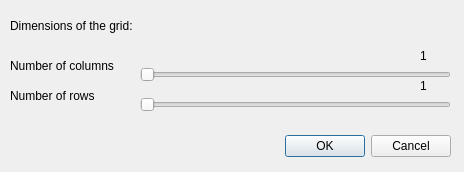
<?xml version="1.0" encoding="UTF-8"?>
<ui version="4.0">
 <class>Dialog</class>
 <widget class="QDialog" name="Dialog">
  <property name="geometry">
   <rect>
    <x>0</x>
    <y>0</y>
    <width>464</width>
    <height>172</height>
   </rect>
  </property>
  <property name="windowTitle">
   <string>Dialog</string>
  </property>
  <widget class="QDialogButtonBox" name="buttonBox">
   <property name="geometry">
    <rect>
     <x>270</x>
     <y>130</y>
     <width>181</width>
     <height>32</height>
    </rect>
   </property>
   <property name="orientation">
    <enum>Qt::Horizontal</enum>
   </property>
   <property name="standardButtons">
    <set>QDialogButtonBox::Cancel|QDialogButtonBox::Ok</set>
   </property>
  </widget>
  <widget class="QLabel" name="label">
   <property name="geometry">
    <rect>
     <x>10</x>
     <y>50</y>
     <width>131</width>
     <height>31</height>
    </rect>
   </property>
   <property name="text">
    <string>Number of columns</string>
   </property>
  </widget>
  <widget class="QLabel" name="label_2">
   <property name="geometry">
    <rect>
     <x>10</x>
     <y>80</y>
     <width>131</width>
     <height>31</height>
    </rect>
   </property>
   <property name="text">
    <string>Number of rows</string>
   </property>
  </widget>
  <widget class="QLabel" name="label_3">
   <property name="geometry">
    <rect>
     <x>10</x>
     <y>10</y>
     <width>201</width>
     <height>31</height>
    </rect>
   </property>
   <property name="text">
    <string>Dimensions of the grid:</string>
   </property>
  </widget>
  <widget class="QSlider" name="hslider_col">
   <property name="geometry">
    <rect>
     <x>140</x>
     <y>60</y>
     <width>311</width>
     <height>29</height>
    </rect>
   </property>
   <property name="focusPolicy">
    <enum>Qt::ClickFocus</enum>
   </property>
   <property name="minimum">
    <number>1</number>
   </property>
   <property name="maximum">
    <number>30</number>
   </property>
   <property name="singleStep">
    <number>1</number>
   </property>
   <property name="value">
    <number>1</number>
   </property>
   <property name="orientation">
    <enum>Qt::Horizontal</enum>
   </property>
  </widget>
  <widget class="QSlider" name="hslider_row">
   <property name="geometry">
    <rect>
     <x>140</x>
     <y>90</y>
     <width>311</width>
     <height>29</height>
    </rect>
   </property>
   <property name="focusPolicy">
    <enum>Qt::ClickFocus</enum>
   </property>
   <property name="minimum">
    <number>1</number>
   </property>
   <property name="maximum">
    <number>30</number>
   </property>
   <property name="singleStep">
    <number>1</number>
   </property>
   <property name="value">
    <number>1</number>
   </property>
   <property name="orientation">
    <enum>Qt::Horizontal</enum>
   </property>
  </widget>
  <widget class="QLabel" name="row_label">
   <property name="geometry">
    <rect>
     <x>420</x>
     <y>70</y>
     <width>31</width>
     <height>31</height>
    </rect>
   </property>
   <property name="text">
    <string>1</string>
   </property>
  </widget>
  <widget class="QLabel" name="col_label">
   <property name="geometry">
    <rect>
     <x>420</x>
     <y>40</y>
     <width>31</width>
     <height>31</height>
    </rect>
   </property>
   <property name="text">
    <string>1</string>
   </property>
  </widget>
  <zorder>row_label</zorder>
  <zorder>col_label</zorder>
  <zorder>buttonBox</zorder>
  <zorder>label</zorder>
  <zorder>label_2</zorder>
  <zorder>label_3</zorder>
  <zorder>hslider_col</zorder>
  <zorder>hslider_row</zorder>
 </widget>
 <resources/>
 <connections>
  <connection>
   <sender>buttonBox</sender>
   <signal>rejected()</signal>
   <receiver>Dialog</receiver>
   <slot>reject()</slot>
   <hints>
    <hint type="sourcelabel">
     <x>316</x>
     <y>260</y>
    </hint>
    <hint type="destinationlabel">
     <x>286</x>
     <y>274</y>
    </hint>
   </hints>
  </connection>
  <connection>
   <sender>buttonBox</sender>
   <signal>accepted()</signal>
   <receiver>Dialog</receiver>
   <slot>accept()</slot>
   <hints>
    <hint type="sourcelabel">
     <x>248</x>
     <y>254</y>
    </hint>
    <hint type="destinationlabel">
     <x>157</x>
     <y>274</y>
    </hint>
   </hints>
  </connection>
 </connections>
</ui>
